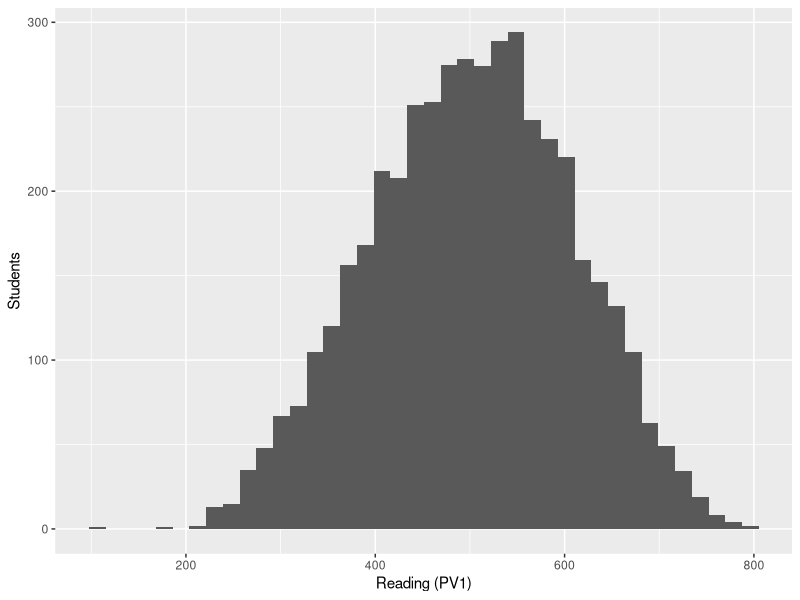
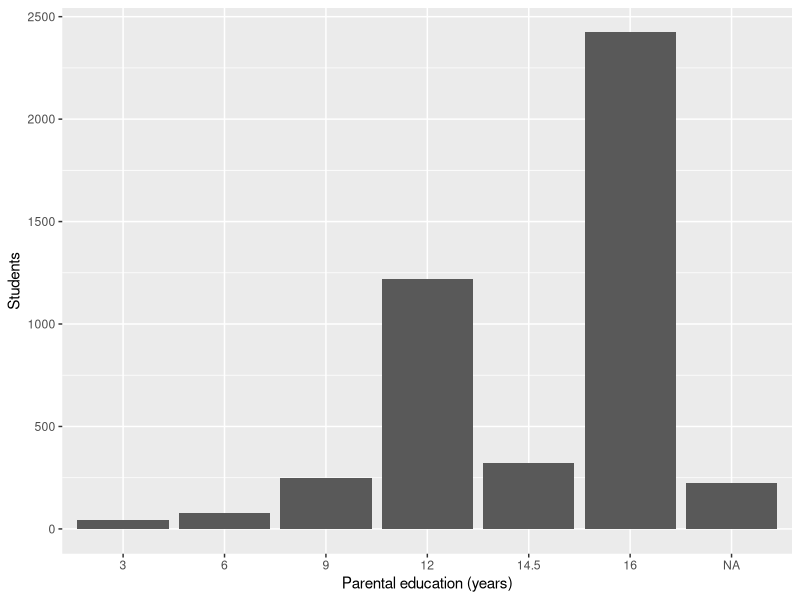
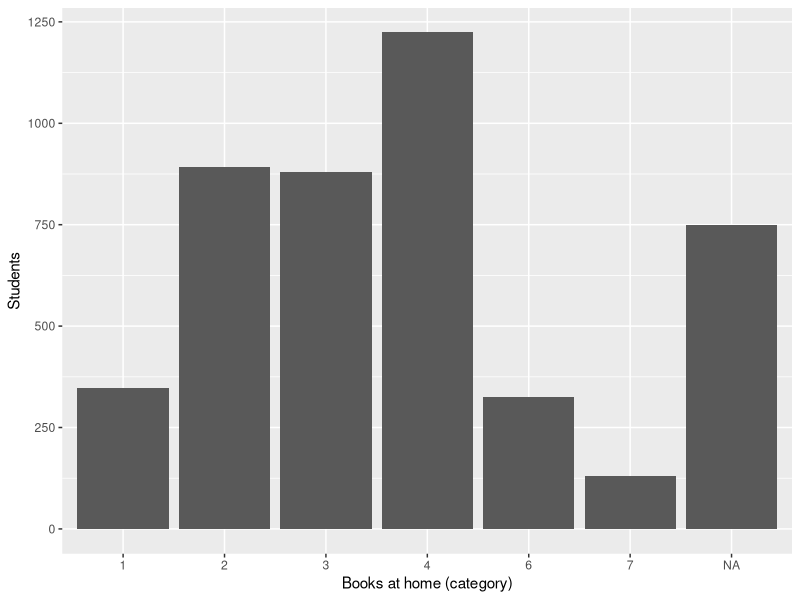
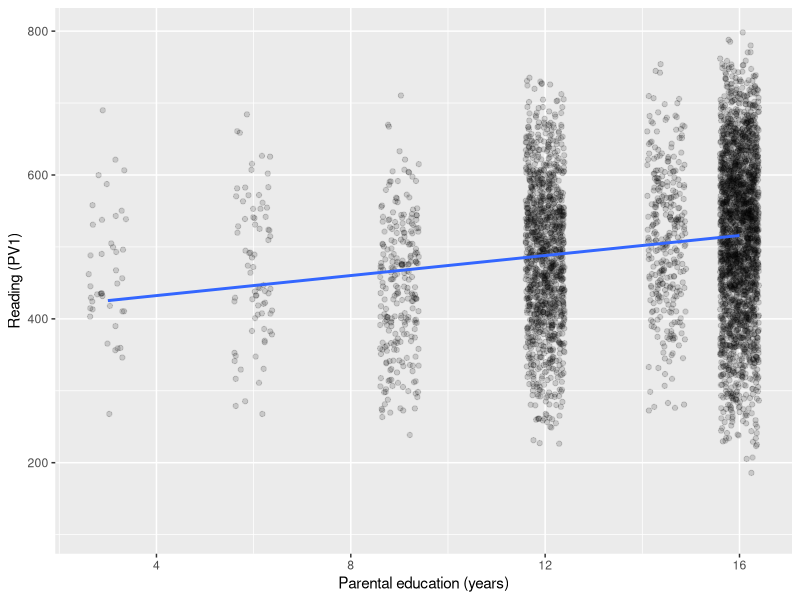
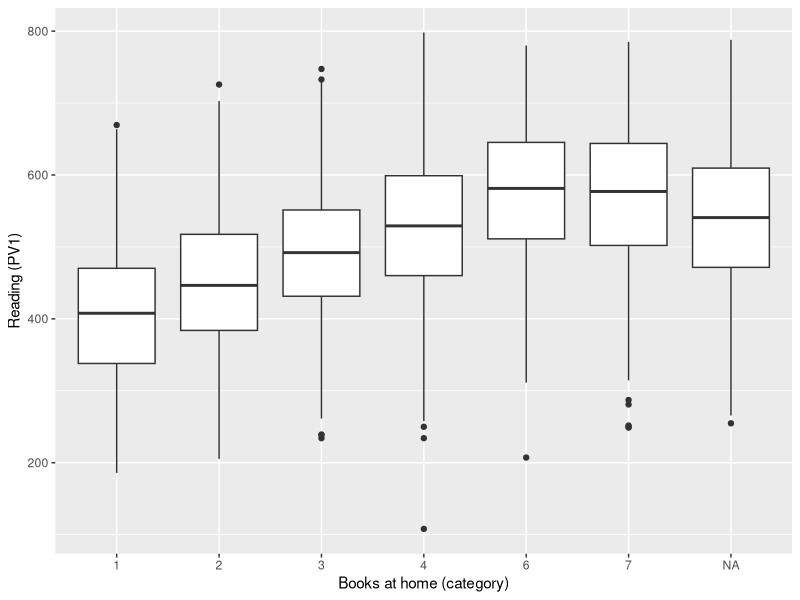

Source code (R) for these figures, in order:
## ---- chunk 1
#| message: false
library(tidyverse)

pisa <- read_csv("w01_data_pisa22_USA_cln.csv")
## ---- chunk 2
glimpse(pisa)
## ---- chunk 3
dim(pisa)
names(pisa)
## ---- chunk 4
sapply(pisa, class)
## ---- chunk 5
summary(pisa)
## ---- chunk 6
pisa |>
  summarise(
    across(
      everything(),
      list(
        n_valid = ~ sum(!is.na(.x)),
        n_miss  = ~ sum(is.na(.x)),
        mean    = ~ mean(.x, na.rm = TRUE),
        sd      = ~ sd(.x, na.rm = TRUE),
        min     = ~ min(.x, na.rm = TRUE),
        max     = ~ max(.x, na.rm = TRUE)
      )
    )
  ) |>
  pivot_longer(everything(), names_to = c("variable", "stat"), names_pattern = "^([^_]+)_(.+)$") |>
  pivot_wider(names_from = stat, values_from = value)
## ---- chunk 7
colSums(is.na(pisa))
## ---- chunk 8
mean(complete.cases(pisa))
## ---- chunk 9
sapply(pisa, function(x) length(unique(x)))
## ---- chunk 10
count(pisa, PAREDINT)
count(pisa, BOOKSHOME)
## ---- chunk 11
#| warning: false
ggplot(pisa, aes(x = READ_AVG)) +
  geom_histogram(bins = 40) +
  labs(x = "Reading (PV1)", y = "Students")
## ---- chunk 12
#| warning: false
ggplot(pisa, aes(x = factor(PAREDINT))) +
  geom_bar() +
  labs(x = "Parental education (years)", y = "Students")
## ---- chunk 13
#| warning: false
ggplot(pisa, aes(x = factor(BOOKSHOME))) +
  geom_bar() +
  labs(x = "Books at home (category)", y = "Students")
## ---- chunk 14
cor(pisa, use = "pairwise.complete.obs")
## ---- chunk 15
#| warning: false
ggplot(pisa, aes(x = PAREDINT, y = READ_AVG)) +
  geom_jitter(width = 0.4, alpha = 0.15) +
  geom_smooth(method = "lm", se = FALSE) +
  labs(x = "Parental education (years)", y = "Reading (PV1)")
## ---- chunk 16
#| warning: false
ggplot(pisa, aes(x = factor(BOOKSHOME), y = READ_AVG)) +
  geom_boxplot() +
  labs(x = "Books at home (category)", y = "Reading (PV1)")
## ---- chunk 17
pisa |>
  filter(!is.na(BOOKSHOME)) |>
  group_by(BOOKSHOME) |>
  summarise(n = n(), mean_read = mean(READ_AVG), sd_read = sd(READ_AVG))
## ---- chunk 18
# scratch space for anything else you want to check
